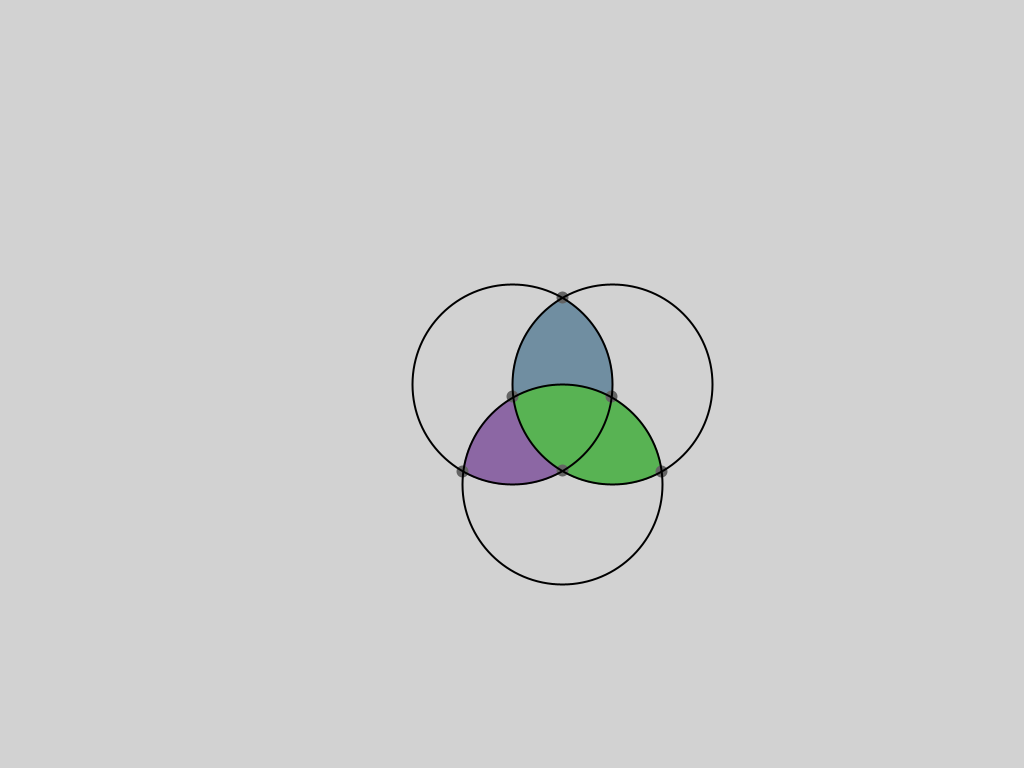
Frame 1 (no input)
Frame 60 (the mouse pressed at the canvas centre just before this capture): identical to frame 1, image omitted
Frame 120 (the mouse held since frame 60 and released just before this capture): identical to frame 1, image omitted

The Processing sketch that drew this single still picture (run headless with seeded random() and noise(); from frame 60 on, the mouse is pressed at the canvas centre):

// Processing sketch: circle_circle_intersection
// ── circle_circle_intersection.pde
/*

http://paulbourke.net/geometry/circlesphere/
https://mathworld.wolfram.com/Circle-CircleIntersection.html
http://jwilson.coe.uga.edu/EMAT6680Su09/Park/As7dspark/As7dspark.html

*/

ArrayList<PVector> circles;
ArrayList<PVector> palettes;
int select;

void setup() {
  size(1024, 768);
  circles = new ArrayList<PVector>();
  circles.add(new PVector(width/2, height/2, 100));
  circles.add(new PVector(width/2+100, height/2, 100));
  circles.add(new PVector(width/2+50, height/2+100, 100));
  palettes = new ArrayList<PVector>();
  for (int i = 0; i < circles.size(); i++)
    palettes.add(randColor());
  select = -1;
}

void draw() {
  background(210);
  
  strokeWeight(2);
  drawCircles(circles, palettes);

  if (!mousePressed)
    select = -1;
  else if (mouseButton == RIGHT) {
    PVector c = circles.get(circles.size()-1);
    c.z = dist(mouseX, mouseY, c.x, c.y);
  } else if (select != -1) {
    PVector c = circles.get(select);
    c.set(mouseX, mouseY, c.z);
    if (keyPressed) {
      if (key == 'd') {
        circles.remove(select);
        palettes.remove(select);
        select = -1;
      }
    }
  }
}

void mousePressed() {
  PVector m = new PVector(mouseX, mouseY);
  if (mouseButton == LEFT) {
    select = -1;
    for (int i = 0; i < circles.size(); i++) {
      if (pointInCircle(circles.get(i), m)) {
        select = i;
        break;
      }
    }
  } else if (mouseButton == RIGHT) {
    circles.add(new PVector(mouseX, mouseY, 10));
    palettes.add(randColor());
  }
}

void drawCircles(ArrayList<PVector> cir, ArrayList<PVector> pal) {
  ArrayList<PVector> rl = new ArrayList<PVector>();

  // area within the circle intersection
  fill(20, 20, 20);
  PVector[] r = {new PVector(), new PVector()};
  int n = cir.size();
  for (int i = 0; i < n; i++) {
    PVector a = cir.get(i);
    for (int j = i+1; j < n; j++) {
      PVector b = cir.get(j);
      PVector c = averageColor(pal.get(i), pal.get(j));
      int d = circleVsCircle(a, b, r);
      if (d == 0) {
        fill(c.x, c.y, c.z);
        stroke(c.x, c.y, c.z);
        drawCircleIntersection(a, b, r);
        rl.add(r[0].copy());
        rl.add(r[1].copy());
      } else if (d == 1) {
        fill(c.x, c.y, c.z);
        circle(a.x, a.y, a.z*2);
      }
    }
  }
  
  // point of intersection
  stroke(100);
  fill(100);
  for (PVector p : rl)
    circle(p.x, p.y, 10);

  // circle boundary
  noFill();
  for (int i = 0; i < circles.size(); i++) {
    PVector c = circles.get(i);

    if (i == select)
      stroke(0, 0, 255);
    else
      stroke(0);
    circle(c.x, c.y, c.z*2);
  }
}

/*

Simplest way to draw the area of intersection, loop through the rectangle that
encloses the two circle and do a point intersection test against both circles,
if both of them are satisfied then the point is in the area of intersection

*/
void drawCircleIntersection(PVector c1, PVector c2, PVector[] r) {
  int x1, y1;
  int x2, y2;
  
  x1 = round(min(c1.x-c1.z, c2.x-c2.z));
  y1 = round(min(c1.y-c1.z, c2.y-c2.z));
  x2 = round(max(c1.x+c1.z, c2.x+c2.z));
  y2 = round(max(c1.y+c1.z, c2.y+c2.z));

  PVector p = new PVector();
  for (int y = y1; y <= y2; y++) {
    int px1 = -1;
    int px2 = -1;
    for (int x = x1; x <= x2; x++) {
      p.set(x, y);
      if (pointInCircle(c1, p) && pointInCircle(c2, p)) {
        px1 = (px1 < 0) ? x : min(px1, x);
        px2 = (px2 < 0) ? x : max(px2, x);
      }
    }
    if (px1 >= 0)
      line(px1, y, px2, y);
  }
}

/*

A circle can intersect another circle in the following ways:
no intersection           (completely inside or outside, another way to think about this is that they intersected in the imaginary plane but not the real plane)
one point                 (when two circles are tangent to each other, they share a common tangent line and tangent point at the intersection point)
two points                (the normal case if we are expecting an intersection)
infinite number of points (intersected the same circle)

*/

int circleVsCircle(PVector c1, PVector c2, PVector[] r) {
  float r0 = c1.z;
  float r1 = c2.z;

  float dx = c2.x - c1.x;
  float dy = c2.y - c1.y;
  float d = sqrt(dx*dx + dy*dy);
  if (d > r0+r1 || d < abs(r0-r1))
    return -1;
  if (d == 0 && r0 == r1)
    return 1;
  
  float a = (r0*r0 - r1*r1 + d*d) / (2*d);
  float h = sqrt(r0*r0 - a*a);
  float x2 = c1.x + (dx*a)/d;
  float y2 = c1.y + (dy*a)/d;
  float rx = -dy*(h/d);
  float ry = dx*(h/d);
  
  r[0].set(x2+rx, y2+ry);
  r[1].set(x2-rx, y2-ry);
  return 0;
}

boolean pointInCircle(PVector c, PVector p) {
  float dx = p.x - c.x;
  float dy = p.y - c.y;
  float r = c.z;
  return dx*dx + dy*dy < r*r;
}

PVector averageColor(PVector c1, PVector c2) {
  return new PVector((c1.x+c2.x)/2, (c1.y+c2.y)/2, (c1.z+c2.z)/2);
}

PVector randColor() {
  return new PVector(random(255), random(255), random(255));
}
